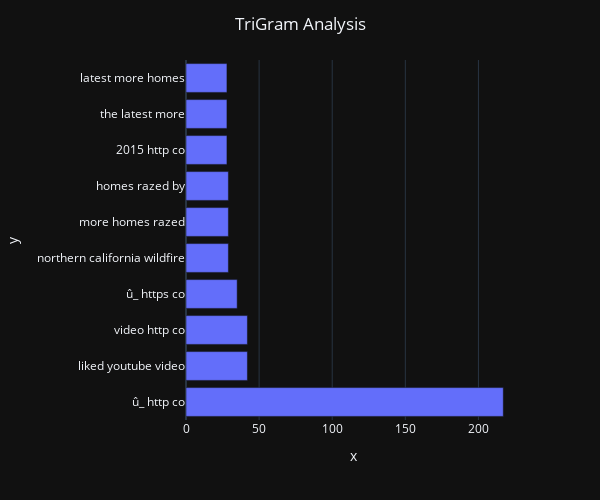

Here is the notebook cell this chart was saved with:
### Code cell
triGrams=getNgram(TrainDataSet['text'],n=3)
x,y=map(list,zip(*triGrams))
fig = px.bar(x=y,y=x)
fig.update_layout(height=500,width=600,title_text="TriGram Analysis", title_x=0.5, showlegend=False)
plotly.offline.iplot(fig)

### Figure 1 — Plotly figure (JSON) as saved in the notebook; plotly's stock layout.template omitted (floating-point values rounded to 4 significant figures)
{"data": [{"alignmentgroup": "True", "hovertemplate": "x=%{x}<br>y=%{y}<extra></extra>", "legendgroup": "", "marker": {"color": "#636efa"}, "name": "", "offsetgroup": "", "orientation": "h", "showlegend": false, "textposition": "auto", "type": "bar", "x": [217, 42, 42, 35, 29, 29, 29, 28, 28, 28], "xaxis": "x", "y": ["û_ http co", "liked youtube video", "video http co", "û_ https co", "northern california wildfire", "more homes razed", "homes razed by", "2015 http co", "the latest more", "latest more homes"], "yaxis": "y"}], "layout": {"barmode": "relative", "height": 500, "legend": {"tracegroupgap": 0}, "margin": {"t": 60}, "showlegend": false, "title": {"text": "TriGram Analysis", "x": 0.5}, "width": 600, "xaxis": {"anchor": "y", "domain": [0, 1], "title": {"text": "x"}}, "yaxis": {"anchor": "x", "domain": [0, 1], "title": {"text": "y"}}}}
